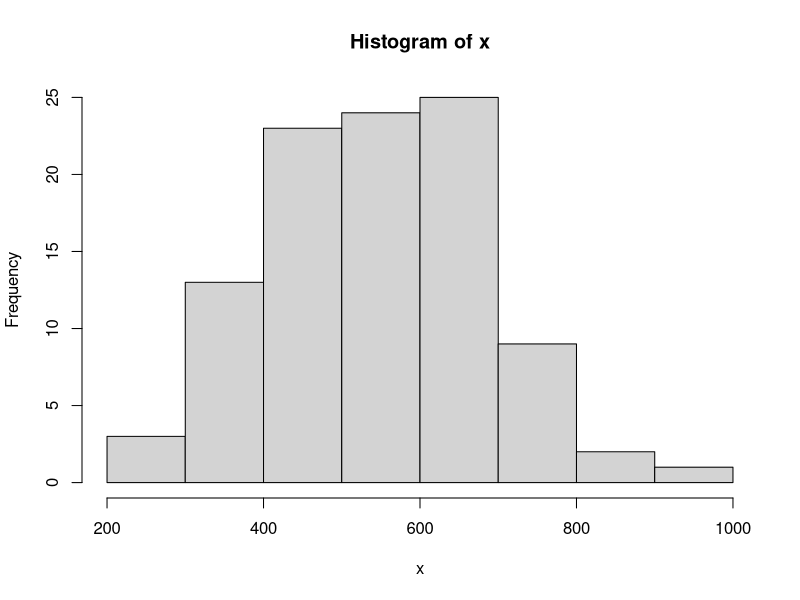

R code for this plot:
## ---- chunk 1
#example <- dnorm(x = 1, mean = 547, sd = 120, n = 100)
x <- rnorm(100, 547, 120)
hist(x)

xfit = seq(min(x), max(x), length = 100)
yfit = dnorm(xfit, mean = mean(x), sd = sd(x))
#lines(xfit, yfit)
## ---- chunk 2
z = (600 - 547)/(120)
pnorm(z, lower.tail = FALSE)
## ---- chunk 3
z = (400 - 547)/(120)
pnorm(z, lower.tail = TRUE)
